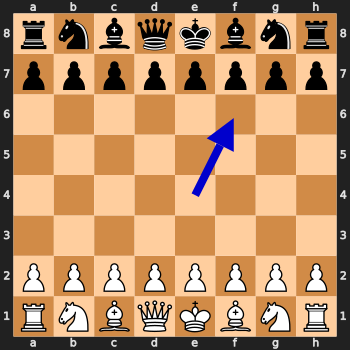

Here is the Python script that generated this plot:
import os
import chess
import chess.svg
import cairosvg
from PIL import Image
from modules.sf import gbm
print(gbm())

board = chess.Board("rnbqkbnr/pppppppp/8/8/8/8/PPPPPPPP/RNBQKBNR w KQkq - 0 1")

svg = chess.svg.board(
    board,
     arrows=[chess.svg.Arrow(chess.E4, chess.F6, color="#0000cccc")],
    size=350
)

output_dir = os.path.dirname(os.path.abspath(__file__))
output_path = os.path.join(output_dir, "board.png")
cairosvg.svg2png(bytestring=svg.encode("utf-8"), write_to=output_path)

img = Image.open(output_path)
img.show()
